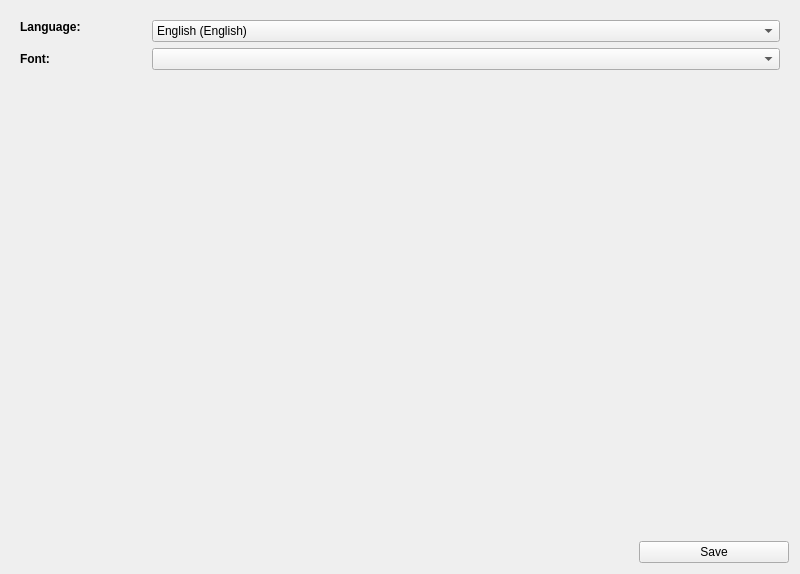
<?xml version="1.0" encoding="UTF-8"?>
<ui version="4.0">
 <class>LanguageSetting</class>
 <widget class="QWidget" name="LanguageSetting">
  <property name="geometry">
   <rect>
    <x>0</x>
    <y>0</y>
    <width>800</width>
    <height>574</height>
   </rect>
  </property>
  <property name="sizePolicy">
   <sizepolicy hsizetype="Expanding" vsizetype="Minimum">
    <horstretch>0</horstretch>
    <verstretch>0</verstretch>
   </sizepolicy>
  </property>
  <property name="windowTitle">
   <string>Language Settings</string>
  </property>
  <layout class="QVBoxLayout" name="verticalLayout_2" stretch="10,2">
   <item alignment="Qt::AlignmentFlag::AlignTop">
    <widget class="QWidget" name="widget" native="true">
     <layout class="QVBoxLayout" name="verticalLayout">
      <item>
       <layout class="QVBoxLayout" name="verticalLayout_4" stretch="0,0">
        <item>
         <layout class="QHBoxLayout" name="horizontalLayout" stretch="2,10">
          <item alignment="Qt::AlignmentFlag::AlignTop">
           <widget class="QLabel" name="label">
            <property name="font">
             <font>
              <bold>true</bold>
             </font>
            </property>
            <property name="text">
             <string>Language:</string>
            </property>
           </widget>
          </item>
          <item alignment="Qt::AlignmentFlag::AlignTop">
           <widget class="QComboBox" name="language_input">
            <item>
             <property name="text">
              <string>English (English)</string>
             </property>
            </item>
            <item>
             <property name="text">
              <string>Persian (پارسی)</string>
             </property>
            </item>
           </widget>
          </item>
         </layout>
        </item>
        <item>
         <layout class="QHBoxLayout" name="horizontalLayout_3" stretch="2,10">
          <item>
           <widget class="QLabel" name="label_2">
            <property name="font">
             <font>
              <bold>true</bold>
             </font>
            </property>
            <property name="text">
             <string>Font:</string>
            </property>
           </widget>
          </item>
          <item>
           <widget class="QComboBox" name="font_input">
            <property name="currentIndex">
             <number>-1</number>
            </property>
            <property name="maxVisibleItems">
             <number>5</number>
            </property>
           </widget>
          </item>
         </layout>
        </item>
       </layout>
      </item>
     </layout>
    </widget>
   </item>
   <item>
    <layout class="QHBoxLayout" name="horizontalLayout_2">
     <item alignment="Qt::AlignmentFlag::AlignRight">
      <widget class="QPushButton" name="save_btn">
       <property name="sizePolicy">
        <sizepolicy hsizetype="Preferred" vsizetype="Fixed">
         <horstretch>0</horstretch>
         <verstretch>0</verstretch>
        </sizepolicy>
       </property>
       <property name="minimumSize">
        <size>
         <width>150</width>
         <height>0</height>
        </size>
       </property>
       <property name="text">
        <string>Save</string>
       </property>
       <property name="icon">
        <iconset>
         <normaloff>:/icons/save-storage-file-document</normaloff>:/icons/save-storage-file-document</iconset>
       </property>
       <property name="iconSize">
        <size>
         <width>24</width>
         <height>24</height>
        </size>
       </property>
      </widget>
     </item>
    </layout>
   </item>
  </layout>
 </widget>
 <resources>
  <include location="../../source.qrc"/>
 </resources>
 <connections/>
</ui>
